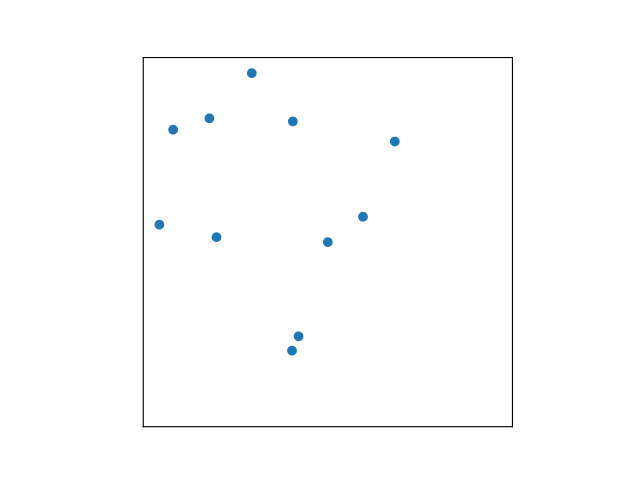

Recreate this plot in Python.
import matplotlib.pyplot as plt
import numpy as np
import random

x = np.zeros(11)
y = np.zeros(11)
#random.seed(9856)
for i in range(1,11):
    x[i] = random.uniform(-10,10)
    y[i] = random.uniform(-10,10)

plt.scatter(x,y)
plt.xlim(-10,10)
plt.ylim(-10,10)
plt.axes().set_aspect('equal')
plt.gca().axes.get_xaxis().set_visible(False)
plt.gca().axes.get_yaxis().set_visible(False)
plt.show()
